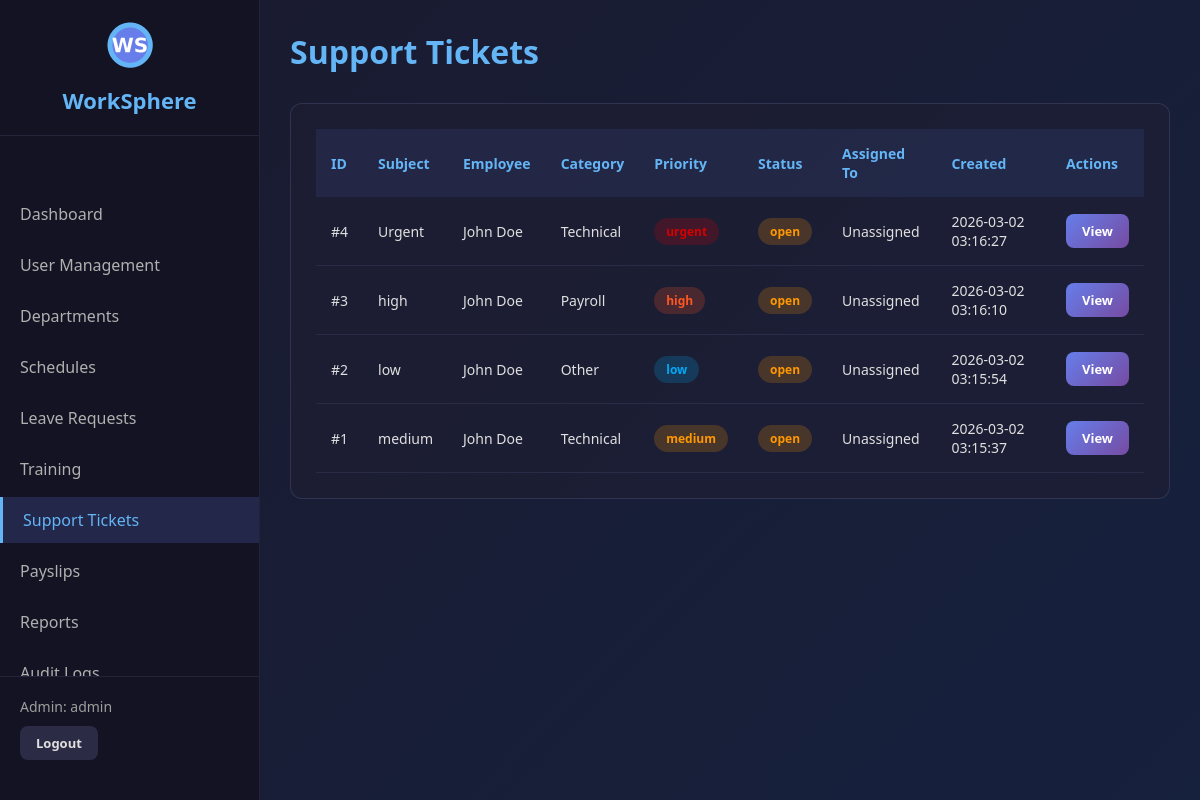
Screenshot of /admin/support (signed in) with the database file from the repository.
### tables this page shows
CREATE TABLE support_tickets (
            id INTEGER PRIMARY KEY AUTOINCREMENT,
            user_id INTEGER NOT NULL,
            subject TEXT NOT NULL,
            category TEXT NOT NULL,
            priority TEXT DEFAULT 'medium',
            description TEXT,
            status TEXT DEFAULT 'open',
            assigned_to INTEGER,
            resolution TEXT,
            created_at TIMESTAMP DEFAULT CURRENT_TIMESTAMP,
            updated_at TIMESTAMP DEFAULT CURRENT_TIMESTAMP,
            closed_at TIMESTAMP,
            FOREIGN KEY (user_id) REFERENCES users (id)
        );

CREATE TABLE users (
            id INTEGER PRIMARY KEY AUTOINCREMENT,
            username TEXT UNIQUE NOT NULL,
            email TEXT UNIQUE NOT NULL,
            password TEXT NOT NULL,
            role TEXT NOT NULL,
            full_name TEXT NOT NULL,
            department_id INTEGER,
            phone TEXT,
            address TEXT,
            hire_date TEXT,
            status TEXT DEFAULT 'active',
            mfa_enabled INTEGER DEFAULT 0,
            mfa_secret TEXT,
            created_at TIMESTAMP DEFAULT CURRENT_TIMESTAMP
        );

### app.py (the view)
@app.route('/admin/support')
@admin_required
def admin_support():
    conn = get_db()
    cursor = conn.cursor()
    tickets = cursor.execute('''
        SELECT st.*, u.full_name as creator_name, a.full_name as assigned_name
        FROM support_tickets st
        JOIN users u ON st.user_id = u.id
        LEFT JOIN users a ON st.assigned_to = a.id
        ORDER BY st.created_at DESC
    ''').fetchall()
    users = cursor.execute('SELECT id, full_name FROM users WHERE role = "employee" AND status = "active" ORDER BY full_name').fetchall()
    return render_template('admin_support.html', tickets=tickets, users=users)

### app.py (called while the page is built)
def get_db():
    if 'db' not in g:
        g.db = sqlite3.connect(
            DATABASE,
            timeout=20,                   # wait up to 20s if locked
            check_same_thread=False
        )
        g.db.row_factory = sqlite3.Row
        g.db.execute("PRAGMA journal_mode=WAL")    # WAL allows concurrent reads
        g.db.execute("PRAGMA busy_timeout=20000")  # 20s busy timeout at SQLite level
    return g.db

def admin_required(f):
    @wraps(f)
    def decorated_function(*args, **kwargs):
        if 'user_id' not in session:
            flash('Please login to access this page', 'error')
            return redirect('/login')
        if session.get('actual_role') != 'admin':
            flash('Admin access required', 'error')
            return redirect('/employee/dashboard')
        return f(*args, **kwargs)
    return decorated_function

### templates/admin_support.html (shortened to what this page needs)
<!DOCTYPE html>
<html lang="en">
<head>
    <link rel="stylesheet" href="/static/css/style.css">
</head>
<body>
    <div class="dashboard-container">
        <nav class="sidebar">
            <div class="logo-container">
                <img src="/static/images/logo.png" alt="WorkSphere Logo" class="logo-small">
                <h2>WorkSphere</h2>
            </div>
            <ul class="nav-menu">
                <li><a href="/admin/dashboard">Dashboard</a></li>
                <li><a href="/admin/users">User Management</a></li>
                <li><a href="/admin/departments">Departments</a></li>
                <li><a href="/admin/schedules">Schedules</a></li>
                <li><a href="/admin/leave-requests">Leave Requests</a></li>
                <li><a href="/admin/training">Training</a></li>
                <li class="active"><a href="/admin/support">Support Tickets</a></li>
                <li><a href="/admin/payslips">Payslips</a></li>
                <li><a href="/admin/reports">Reports</a></li>
                <li><a href="/admin/audit-logs">Audit Logs</a></li>
            </ul>
            <div class="user-info">
                <p>Admin: {{ session.username }}</p>
                <a href="/logout" class="btn btn-secondary btn-sm">Logout</a>
            </div>
        </nav>
        <main class="main-content">
            <header class="page-header">
                <h1>Support Tickets</h1>
            </header>
            <div class="section">
                <table class="data-table">
                    <thead>
                        <tr>
                            <th>ID</th>
                            <th>Subject</th>
                            <th>Employee</th>
                            <th>Category</th>
                            <th>Priority</th>
                            <th>Status</th>
                            <th>Assigned To</th>
                            <th>Created</th>
                            <th>Actions</th>
                        </tr>
                    </thead>
                    <tbody>
                        {% for ticket in tickets %}
                        <tr>
                            <td>#{{ ticket.id }}</td>
                            <td>{{ ticket.subject }}</td>
                            <td>{{ ticket.creator_name }}</td>
                            <td>{{ ticket.category }}</td>
                            <td><span class="badge badge-{{ ticket.priority }}">{{ ticket.priority }}</span></td>
                            <td><span class="badge badge-{{ ticket.status }}">{{ ticket.status }}</span></td>
                            <td>{{ ticket.assigned_name or 'Unassigned' }}</td>
                            <td>{{ ticket.created_at }}</td>
                            <td><a href="/admin/support/view/{{ ticket.id }}" class="btn btn-sm btn-primary">View</a></td>
                        </tr>
                        {% endfor %}
                    </tbody>
                </table>
            </div>
        </main>
    </div>
</body>
</html>

### static/css/style.css (style rules this page uses)
* { margin: 0; padding: 0; box-sizing: border-box; }
body { font-family: 'Segoe UI', Tahoma, Geneva, Verdana, sans-serif; background: linear-gradient(135deg, #1a1a2e 0%, #16213e 100%); color: #e0e0e0; min-height: 100vh; }
.logo-container { text-align: center; margin-bottom: 30px; }
.btn { padding: 12px 24px; border: none; border-radius: 8px; cursor: pointer; font-size: 14px; font-weight: 600; transition: all 0.3s ease; text-decoration: none; display: inline-block; }
.btn-primary { background: linear-gradient(135deg, #667eea 0%, #764ba2 100%); color: white; }
.btn-secondary { background: rgba(100, 100, 150, 0.3); color: #e0e0e0; }
.btn-sm { padding: 8px 16px; font-size: 13px; }
.dashboard-container { display: flex; min-height: 100vh; }
.sidebar { width: 260px; background: rgba(20, 20, 35, 0.95); border-right: 1px solid rgba(100, 100, 150, 0.2); padding: 20px 0; position: fixed; height: 100vh; overflow-y: auto; display: flex; flex-direction: column; }
.logo-small { width: 50px; height: 50px; margin-bottom: 10px; }
.sidebar .logo-container { padding: 0 20px 20px 20px; border-bottom: 1px solid rgba(100, 100, 150, 0.2); flex-shrink: 0; }
.sidebar .logo-container h2 { color: #64b5f6; font-size: 22px; }
.nav-menu { list-style: none; padding: 20px 0; flex: 1; overflow-y: auto; }
.nav-menu li { margin: 5px 0; }
.nav-menu a { display: block; padding: 12px 20px; color: #b0b0b0; text-decoration: none; transition: all 0.3s ease; }
.nav-menu li.active a { background: rgba(100, 126, 234, 0.2); color: #64b5f6; border-left: 3px solid #64b5f6; }
.user-info { padding: 20px; border-top: 1px solid rgba(100, 100, 150, 0.2); background: rgba(20, 20, 35, 0.95); flex-shrink: 0; margin-top: auto; }
.user-info p { margin-bottom: 10px; font-size: 14px; color: #9e9e9e; }
.main-content { margin-left: 260px; flex: 1; padding: 30px; }
.page-header { display: flex; justify-content: space-between; align-items: center; margin-bottom: 30px; }
.page-header h1 { color: #64b5f6; font-size: 32px; }
.section { background: rgba(30, 30, 50, 0.6); border: 1px solid rgba(100, 100, 150, 0.3); border-radius: 12px; padding: 25px; margin-bottom: 30px; }
.data-table { width: 100%; border-collapse: collapse; }
.data-table thead { background: rgba(100, 126, 234, 0.1); }
.data-table th { padding: 15px; text-align: left; color: #64b5f6; font-weight: 600; font-size: 14px; }
.data-table td { padding: 15px; border-bottom: 1px solid rgba(100, 100, 150, 0.2); color: #e0e0e0; font-size: 14px; }
.badge { display: inline-block; padding: 5px 12px; border-radius: 20px; font-size: 12px; font-weight: 600; }
.badge-open, .badge-medium { background: rgba(255, 152, 0, 0.2); color: #ff9800; }
.badge-low { background: rgba(3, 169, 244, 0.2); color: #03a9f4; }
.badge-high { background: rgba(255, 87, 34, 0.2); color: #ff5722; }
.badge-urgent { background: rgba(213, 0, 0, 0.2); color: #d50000; }

### rows the page displays
support_tickets: id "4", subject "Urgent", creator_name "John Doe", category "Technical", priority "urgent", status "open", assigned_name "Unassigned", created_at "2026-03-02 03:16:27"
support_tickets: id "3", subject "high", creator_name "John Doe", category "Payroll", priority "high", status "open", assigned_name "Unassigned", created_at "2026-03-02 03:16:10"
support_tickets: id "2", subject "low", creator_name "John Doe", category "Other", priority "low", status "open", assigned_name "Unassigned", created_at "2026-03-02 03:15:54"
support_tickets: id "1", subject "medium", creator_name "John Doe", category "Technical", priority "medium", status "open", assigned_name "Unassigned", created_at "2026-03-02 03:15:37"

### other values shown
{{ session.username }} "admin"
